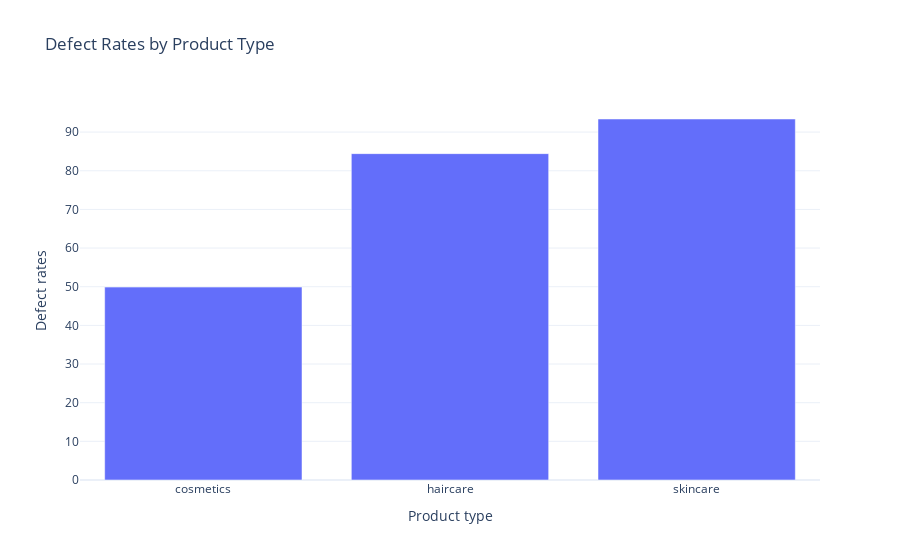

Write notebook code for a chart like this one.
### Code cell
# analyze the defect rate of the product during shipping
defect_rates_by_product = data.groupby('Product type')['Defect rates'].sum().reset_index()

fig = px.bar(defect_rates_by_product,
                x='Product type',
                y='Defect rates',
                title='Defect Rates by Product Type')
fig.show()

### Figure 1 — Plotly figure (JSON) as saved in the notebook; plotly's stock layout.template omitted (floating-point values rounded to 4 significant figures)
{"data": [{"alignmentgroup": "True", "hovertemplate": "Product type=%{x}<br>Defect rates=%{y}<extra></extra>", "legendgroup": "", "marker": {"color": "#636efa", "pattern": {"shape": ""}}, "name": "", "offsetgroup": "", "orientation": "v", "showlegend": false, "textposition": "auto", "type": "bar", "x": ["cosmetics", "haircare", "skincare"], "xaxis": "x", "y": [49.9, 84.43, 93.39], "yaxis": "y"}], "layout": {"barmode": "relative", "legend": {"tracegroupgap": 0}, "title": {"text": "Defect Rates by Product Type"}, "xaxis": {"anchor": "y", "domain": [0, 1], "title": {"text": "Product type"}}, "yaxis": {"anchor": "x", "domain": [0, 1], "title": {"text": "Defect rates"}}}}
